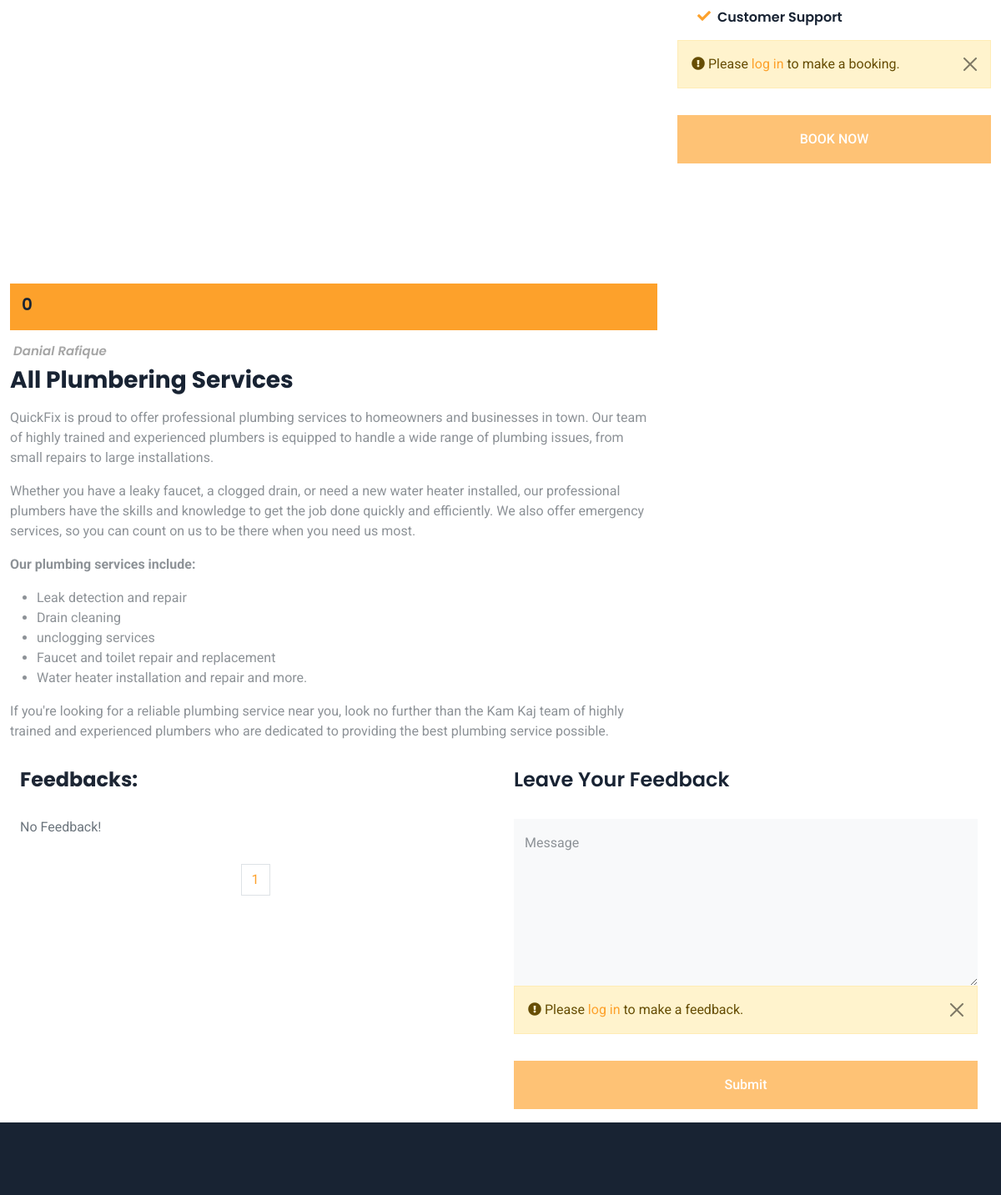
Page /service-details/6 (middle part) on the earlier database version.
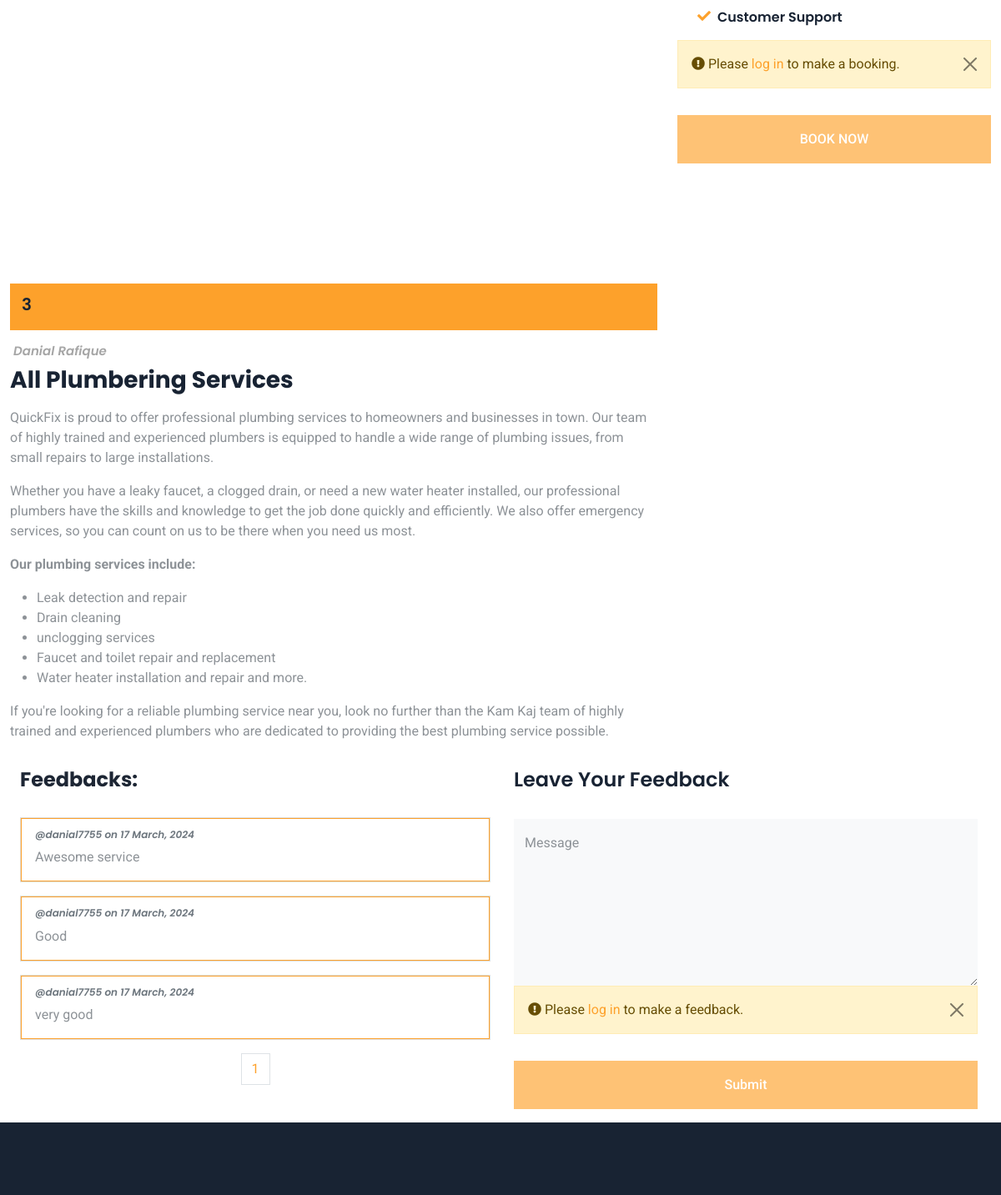
Same page on the later database version.
### vendor/models.py (models this page shows, shortened)
class Service(models.Model):
    user = models.ForeignKey(User,on_delete=models.CASCADE,blank=True ,null=True)
    service_title = models.CharField(max_length=50,null=True, blank=True)
    service_image = models.ImageField(upload_to='service_images/')
    categories=models.ForeignKey(Service_Category ,on_delete=models.CASCADE , blank=True ,null=True, related_name='services')
    description = HTMLField(null=True, blank=True)

class Feedback(models.Model):
    user = models.ForeignKey(User, on_delete=models.CASCADE)
    service = models.ForeignKey(Service, on_delete=models.CASCADE , related_name='feedback')
    feedback_text = models.TextField()
    created_date = models.DateTimeField(default=timezone.now , null=True, blank=True)

### accounts/models.py (models this page shows)
class User(AbstractUser):
    is_admin = models.BooleanField('Is_admin' , default=False)
    is_customer = models.BooleanField('Is_customer' , default=False)
    is_vendor = models.BooleanField('Is_vendor' , default=False)
    CATAGORY_CHOICES = [('Punjab' ,'Punjab') ,('Sindh' ,'Sindh'),('Khyber Pakhtunkhwa','Khyber Pakhtunkhwa'),('Gilgit-Baltistan' ,'Gilgit-Baltistan') ,('Islamabad Capital Territory' ,'Islamabad Capital Territory'),('Balochistan','Balochistan'),]
    CATAGORY_EMP= [('Electrician' ,'Electrician'),('Plumber' ,'Plumber'),('Sweaper' ,'Sweaper'),('Carpenter' ,'Carpenter'),('Drain clean' ,'Drain clean'),('AC repair' ,'AC repair'),('Painting & Decorating' ,'Painting & Decorating'),]
    mobile_no = models.CharField(max_length=11 ,null=True, blank=True)
    address1 = models.CharField(max_length=200,default='abc')
    address2 = models.CharField(max_length=200,default='abc')
    city =  models.CharField(max_length=70 ,null=True, blank=True)
    province = models.CharField(choices=CATAGORY_CHOICES,default='Punjab', max_length=56)
    employee = models.CharField(choices=CATAGORY_EMP,default='none', max_length=100)
    cnic= models.CharField(max_length=13 ,null=True, blank=True)
    shop_reference = models.TextField(default='shop no address etc')
    vendor_image = models.ImageField(upload_to='vendor_profile_pics/')
    is_email_verified = models.BooleanField(default=False)
    email_verification_token = models.CharField(max_length=200 ,blank=True, null=True)
    def __str__(self):
        return self.username

### vendor/views.py (the view)
# urls.py: path("service-details/<int:service_id>", service_detail_view, name="service_detail_view"),
def service_detail_view(request, service_id):
    service = Service.objects.get(id=service_id)
    feedback = service.feedback.all()
    paginator = Paginator(feedback , 5)
    page_number = request.GET.get('page')
    feedbackfinal = paginator.get_page(page_number)
    totalpage = feedbackfinal.paginator.num_pages
    if request.method == 'POST':
        form = FeedbackForm(request.POST)
        if form.is_valid():
            feeback=form.save(commit=False)
            feeback.service = service
            feeback.user = request.user
            feeback.save()
            messages.success(request, "Submit Successfully! Thank you for your feedback.")
            return redirect('vendor:service_detail_view' , service_id=service.id)
        else:
            print(form.errors)
    else:
        form=FeedbackForm()
    context = {
        'service': service ,
        'feedback':feedbackfinal,
        'totalpagelist' : [n+1 for n in range(totalpage)]
    }
    return render(request, 'vendor/service_detail.html', context)

### vendor/templates/vendor/service_detail.html (shortened to what the changed rows need)
{% extends "base.html" %}
{% load static %}
{% block css %}
<link rel="stylesheet" href="{% static 'vendor/css/service_detail.css'%}">{% endblock css %}
{% block content %}
<div class="container-fluid">
    <div class="row justify-content-center">
        <div class="col-lg-8 col-md-12 wow fadeInUp" data-wow-delay="0.1s">
            <div class="post-info btn-primary d-flex">
                <h5><span></span>{{ service.feedback.all|length }}
                </h5>
            </div>
            <div class="author d-flex">
                <h6><ion-icon name="person-circle-outline"></ion-icon>{{service.user.first_name}}
                    {{service.user.last_name}}</h6>
            </div>
            <div class="post-content">
                <h3>{{service.service_title}}</h3>
                <p>{{service.description | safe}}</p>
            </div>
        </div>
        <div class="row justify-content-center">
            <div class="col-lg-6 col-sm-12 comment-section py-3 wow fadeInUp" data-wow-delay="0.1s">
                <div class="comments">
                    <h4>Feedbacks:</h4>
                    {% if feedback %}
                    {% for feedback in feedback %}
                    <div class="card mt-3">
                        <div class="card-body ">
                            <h6 style="font-style: italic; font-size: 12px;" class="card-subtitle mb-2 text-muted">
                                @{{feedback.user}} on
                                {{feedback.created_date|date:"j F, Y"}}</h6>
                            <p class="card-text">{{feedback.feedback_text}}</p>
                        </div>
                    </div>
                    {% endfor %}
                    {% else %}
                    <p class="text-muted">No Feedback!</p>
                    {% endif %}
                    <div class="container-fluid pt-3 wow fadeIn" data-wow-delay="0.1s">
                        <nav aria-label="Page navigation example">
                            <ul class="pagination justify-content-center">
                                  {% for n in totalpagelist %}
                                  <li class="page-item"><a class="page-link" href="/service-details/{{service.id}}?page={{n}}">{{n}}</a></li>
                                  {% endfor %}
                            </ul>
                        </nav>
                    </div>
                </div>
            </div>
        </div>
    </div>
</div>
{% endblock content %}

Differences in the rows shown:
computed for Service "All Plumbering Services": feedback.all|length "0" → "3"
added Feedback: user "danial7755", created_date "17 March, 2024", feedback_text "Awesome service"
added Feedback: user "danial7755", created_date "17 March, 2024", feedback_text "Good"
added Feedback: user "danial7755", created_date "17 March, 2024", feedback_text "very good"
Other differences:
text no longer shown: "No Feedback!"
